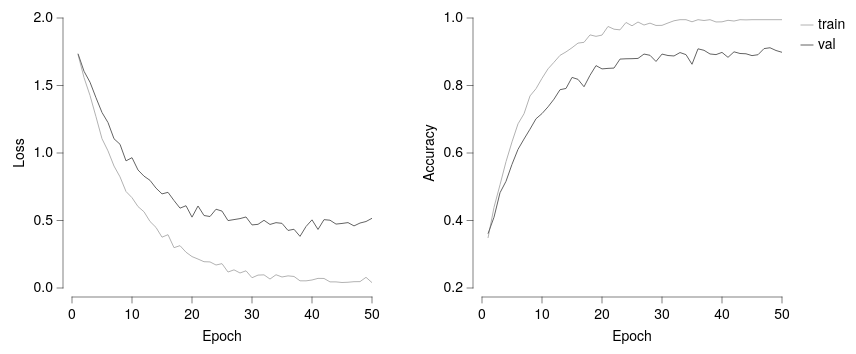

Here is the Vega-Lite specification saved for this chart:
### Vega-Lite specification from a JSON file in a GitHub repository (floating-point values rounded to 4 significant figures)
{"background": null, "config": {"arc": {"fill": "#DBDBDB", "fillOpacity": 1.0, "innerRadius": 33.75, "padAngle": 0.03, "stroke": "black", "strokeOpacity": 1, "strokeWidth": 0.25}, "area": {"fill": "#DBDBDB", "fillOpacity": 1.0, "stroke": "black", "strokeOpacity": 1, "strokeWidth": 0.25}, "axis": {"domain": true, "domainCap": "round", "domainColor": "black", "domainWidth": 0.25, "grid": false, "gridCap": "round", "gridColor": "#F1F1F1", "gridDash": [0, 0], "gridOpacity": 1.0, "gridWidth": 0.25, "labelColor": "black", "labelFont": "Helvetica Neue, HelveticaNeue, Helvetica, Arial, sans-serif", "labelFontSize": 7, "labelFontStyle": "normal", "labelFontWeight": 400, "offset": 4.5, "ticks": true, "tickCap": "round", "tickColor": "black", "tickRound": false, "tickSize": 3, "tickWidth": 0.25, "titleColor": "black", "titleFont": "Helvetica Neue, HelveticaNeue, Helvetica, Arial, sans-serif", "titleFontSize": 7, "titleFontStyle": "normal", "titleFontWeight": 400}, "axisX": {"domain": true, "labelAlign": "center", "labelAngle": 0, "labels": true, "ticks": true, "translate": 0}, "axisY": {"domain": true, "labelAlign": "right", "labelAngle": 0, "labels": true, "ticks": true, "translate": 0}, "axisRight": {"domain": true, "labelAlign": "left", "labelAngle": 0, "labels": true, "ticks": true, "translate": 0}, "axisTop": {"domain": true, "labelAlign": "center", "labelAngle": 0, "labels": true, "ticks": true, "translate": 0}, "axisBand": {"tickOffset": 0}, "bar": {"fill": "#DBDBDB", "fillOpacity": 1.0, "stroke": "black", "strokeOpacity": 1, "strokeWidth": 0.25}, "boxplot": {"size": 12.15, "ticks": {"cornerRadius": 0.25, "fill": "black", "opacity": 1, "size": 6.075, "thickness": 0.25}, "box": {"fillOpacity": 1.0, "stroke": "black", "strokeOpacity": 1, "strokeWidth": 0.25}, "median": {"cornerRadius": 0, "fill": "black", "fillOpacity": 1.0, "opacity": 1, "size": 12.15, "thickness": 0.25}, "rule": {"fill": "black", "fillOpacity": 1.0, "size": 13.5, "stroke": "black", "strokeDash": [0, 0], "strokeOpacity": 1, "strokeWidth": 0.25}, "outliers": {"color": "black", "fill": "black", "fillOpacity": 1.0, "size": 0, "stroke": "black", "strokeOpacity": 1, "strokeWidth": 0.25}}, "circle": {"fill": "black", "fillOpacity": 1.0, "size": 1.688, "stroke": null, "strokeOpacity": 1, "strokeWidth": 0.25}, "errorband": {"band": {"fillOpacity": 0.6, "stroke": null, "strokeWidth": 0.25, "strokeOpacity": 1}, "borders": {"opacity": 0, "strokeOpacity": 0.25, "strokeWidth": 1}}, "errorbar": {"opacity": 1, "rule": {"strokeDash": [0, 0], "strokeWidth": 0.25}, "ticks": {"color": "black", "cornerRadius": 0.125, "opacity": 1, "size": 8.1, "thickness": 0.25}, "thickness": 0.25}, "font": "Helvetica Neue, HelveticaNeue, Helvetica, Arial, sans-serif", "geoshape": {"fill": "#DBDBDB", "fillOpacity": 1.0, "stroke": "black", "strokeOpacity": 1, "strokeWidth": 0.25}, "header": {"labelColor": "black", "labelFont": "Helvetica Neue, HelveticaNeue, Helvetica, Arial, sans-serif", "labelFontSize": 7, "labelFontStyle": "normal", "labelFontWeight": 400, "titleColor": "black", "titleFont": "Helvetica Neue, HelveticaNeue, Helvetica, Arial, sans-serif", "titleFontSize": 7, "titleFontStyle": "normal", "titleFontWeight": 400, "titlePadding": 0}, "legend": {"disable": false, "offset": 4.5, "titlePadding": 4, "labelOffset": 2, "gradientLabelOffset": 2, "gradientLength": 67.5, "gradientThickness": 6.75, "gradientOpacity": 1.0, "gradientStrokeColor": "black", "gradientStrokeWidth": 0.25, "labelColor": "black", "labelFont": "Helvetica Neue, HelveticaNeue, Helvetica, Arial, sans-serif", "labelFontSize": 7, "labelFontStyle": "normal", "labelFontWeight": 400, "strokeColor": "black", "strokeWidth": 0, "symbolSize": 42, "symbolStrokeColor": "black", "symbolStrokeWidth": 0.25, "titleColor": "black", "titleFont": "Helvetica Neue, HelveticaNeue, Helvetica, Arial, sans-serif", "titleFontSize": 7, "titleFontStyle": "normal", "titleFontWeight": 400}, "line": {"color": "black", "stroke": "black", "strokeCap": "butt", "strokeDash": [0, 0], "strokeOpacity": 1, "strokeWidth": 0.5}, "point": {"filled": true, "fill": "#DBDBDB", "fillOpacity": 1.0, "size": 6.75, "stroke": "black", "strokeOpacity": 1, "strokeWidth": 0.25}, "range": {"category": ["#B2B2B2", "#636363", "#4A7CD3", "#008542", "#382864", "#509F98", "#284F93", "#005226", "#A398D6", "#173633"], "diverging": {"scheme": ["#443E60", "#5F597E", "#7C759B", "#9994B6", "#B7B4CC", "#D6D5DC", "#F6F6F6", "#D1DAD9", "#A4C2BF", "#7AA9A4", "#578E89", "#37736E", "#1B5954"]}, "heatmap": {"scheme": ["#32022B", "#43044D", "#4C196E", "#4D338C", "#484DA6", "#3A68BB", "#1D83CA", "#1D9CCB", "#23B5C9", "#28CDC5", "#4DE0B4", "#91EE9F"]}, "ordinal": {"scheme": ["#F1F1F1", "#DBDBDB", "#C6C6C6", "#B2B2B2", "#9D9D9D", "#898989", "#767676", "#636363", "#515151", "#404040", "#2F2F2F", "#1F1F1F"]}, "ramp": {"scheme": ["#32022B", "#43044D", "#4C196E", "#4D338C", "#484DA6", "#3A68BB", "#1D83CA", "#1D9CCB", "#23B5C9", "#28CDC5", "#4DE0B4", "#91EE9F"]}}, "rule": {"color": "black", "stroke": "black", "strokeCap": "round", "strokeDash": [2, 2], "strokeOpacity": 1, "strokeWidth": 0.25}, "scale": {"bandPaddingInner": 0.1, "bandPaddingOuter": 0.1, "round": false}, "rect": {"fill": "#DBDBDB", "fillOpacity": 1.0, "stroke": "black", "strokeOpacity": 1, "strokeWidth": 0.25}, "square": {"fill": "#DBDBDB", "fillOpacity": 1.0, "size": 13.5, "stroke": "black", "strokeOpacity": 1, "strokeWidth": 0.25}, "text": {"color": "black", "font": "Helvetica Neue, HelveticaNeue, Helvetica, Arial, sans-serif", "fontSize": 7, "fontStyle": "normal", "fontWeight": 400}, "tick": {"color": "black", "cornerRadius": 0.125, "opacity": 1.0, "size": 12.15, "thickness": 0.25}, "title": {"anchor": "middle", "frame": "group", "color": "black", "font": "Helvetica Neue, HelveticaNeue, Helvetica, Arial, sans-serif", "fontSize": 7, "fontStyle": "normal", "fontWeight": 400, "subtitleColor": "black", "subtitleFont": "Helvetica Neue, HelveticaNeue, Helvetica, Arial, sans-serif", "subtitleFontSize": "Helvetica Neue, HelveticaNeue, Helvetica, Arial, sans-serif", "subtitleFontStyle": "normal", "subtitleFontWeight": 400}, "trail": {"color": "black", "opacity": 1, "size": 0.5}, "view": {"continuousWidth": 150, "continuousHeight": 135, "discreteWidth": 150, "discreteHeight": 135, "fill": null, "stroke": null, "strokeWidth": 0.25}}, "hconcat": [{"mark": {"type": "line"}, "encoding": {"color": {"field": "split", "sort": ["train", "val"], "title": null, "type": "nominal"}, "x": {"field": "epoch", "scale": {"domain": [0, 50], "nice": false}, "title": "Epoch", "type": "quantitative"}, "y": {"field": "loss", "scale": {"domain": [0, 2]}, "title": "Loss", "type": "quantitative"}}}, {"mark": {"type": "line"}, "encoding": {"color": {"field": "split", "sort": ["train", "val"], "title": null, "type": "nominal"}, "x": {"field": "epoch", "scale": {"domain": [0, 50], "nice": false}, "title": "Epoch", "type": "quantitative"}, "y": {"field": "accuracy", "scale": {"domain": [0.2, 1]}, "title": "Accuracy", "type": "quantitative"}}}], "data": {"name": "data-7a4b3c2260c15d07dc72bae3f59f8ddc"}, "resolve": {"scale": {"y": "independent"}}, "$schema": "https://vega.github.io/schema/vega-lite/v6.4.1.json", "datasets": {"data-7a4b3c2260c15d07dc72bae3f59f8ddc": [{"epoch": 1, "split": "train", "loss": 1.73, "accuracy": 0.3481}, {"epoch": 2, "split": "train", "loss": 1.559, "accuracy": 0.4391}, {"epoch": 3, "split": "train", "loss": 1.426, "accuracy": 0.5057}, {"epoch": 4, "split": "train", "loss": 1.268, "accuracy": 0.5742}, {"epoch": 5, "split": "train", "loss": 1.106, "accuracy": 0.6329}, {"epoch": 6, "split": "train", "loss": 1.015, "accuracy": 0.6864}, {"epoch": 7, "split": "train", "loss": 0.9036, "accuracy": 0.7162}, {"epoch": 8, "split": "train", "loss": 0.8233, "accuracy": 0.769}, {"epoch": 9, "split": "train", "loss": 0.7148, "accuracy": 0.7905}, {"epoch": 10, "split": "train", "loss": 0.6691, "accuracy": 0.8213}, {"epoch": 11, "split": "train", "loss": 0.6032, "accuracy": 0.8493}, {"epoch": 12, "split": "train", "loss": 0.5645, "accuracy": 0.8689}, {"epoch": 13, "split": "train", "loss": 0.4929, "accuracy": 0.8893}, {"epoch": 14, "split": "train", "loss": 0.4487, "accuracy": 0.8995}, {"epoch": 15, "split": "train", "loss": 0.3765, "accuracy": 0.9119}, {"epoch": 16, "split": "train", "loss": 0.3949, "accuracy": 0.9256}, {"epoch": 17, "split": "train", "loss": 0.2986, "accuracy": 0.9279}, {"epoch": 18, "split": "train", "loss": 0.3137, "accuracy": 0.95}, {"epoch": 19, "split": "train", "loss": 0.2651, "accuracy": 0.9457}, {"epoch": 20, "split": "train", "loss": 0.2327, "accuracy": 0.9494}, {"epoch": 21, "split": "train", "loss": 0.2144, "accuracy": 0.975}, {"epoch": 22, "split": "train", "loss": 0.1948, "accuracy": 0.9668}, {"epoch": 23, "split": "train", "loss": 0.1932, "accuracy": 0.9649}, {"epoch": 24, "split": "train", "loss": 0.1704, "accuracy": 0.9868}, {"epoch": 25, "split": "train", "loss": 0.1804, "accuracy": 0.9769}, {"epoch": 26, "split": "train", "loss": 0.1183, "accuracy": 0.9881}, {"epoch": 27, "split": "train", "loss": 0.1345, "accuracy": 0.9792}, {"epoch": 28, "split": "train", "loss": 0.1113, "accuracy": 0.9848}, {"epoch": 29, "split": "train", "loss": 0.1274, "accuracy": 0.978}, {"epoch": 30, "split": "train", "loss": 0.07601, "accuracy": 0.9782}, {"epoch": 31, "split": "train", "loss": 0.0955, "accuracy": 0.9852}, {"epoch": 32, "split": "train", "loss": 0.09743, "accuracy": 0.9918}, {"epoch": 33, "split": "train", "loss": 0.0663, "accuracy": 0.995}, {"epoch": 34, "split": "train", "loss": 0.09824, "accuracy": 0.995}, {"epoch": 35, "split": "train", "loss": 0.08157, "accuracy": 0.9888}, {"epoch": 36, "split": "train", "loss": 0.0899, "accuracy": 0.995}, {"epoch": 37, "split": "train", "loss": 0.08553, "accuracy": 0.9926}, {"epoch": 38, "split": "train", "loss": 0.05317, "accuracy": 0.995}, {"epoch": 39, "split": "train", "loss": 0.05297, "accuracy": 0.9883}, {"epoch": 40, "split": "train", "loss": 0.05926, "accuracy": 0.9887}, {"epoch": 41, "split": "train", "loss": 0.07119, "accuracy": 0.9932}, {"epoch": 42, "split": "train", "loss": 0.07063, "accuracy": 0.991}, {"epoch": 43, "split": "train", "loss": 0.04534, "accuracy": 0.995}, {"epoch": 44, "split": "train", "loss": 0.0452, "accuracy": 0.9944}, {"epoch": 45, "split": "train", "loss": 0.04083, "accuracy": 0.995}, {"epoch": 46, "split": "train", "loss": 0.04269, "accuracy": 0.995}, {"epoch": 47, "split": "train", "loss": 0.04668, "accuracy": 0.995}, {"epoch": 48, "split": "train", "loss": 0.0472, "accuracy": 0.995}, {"epoch": 49, "split": "train", "loss": 0.07908, "accuracy": 0.995}, {"epoch": 50, "split": "train", "loss": 0.03975, "accuracy": 0.995}, {"epoch": 1, "split": "val", "loss": 1.736, "accuracy": 0.3608}, {"epoch": 2, "split": "val", "loss": 1.606, "accuracy": 0.4097}, {"epoch": 3, "split": "val", "loss": 1.525, "accuracy": 0.4821}, {"epoch": 4, "split": "val", "loss": 1.409, "accuracy": 0.5162}, {"epoch": 5, "split": "val", "loss": 1.3, "accuracy": 0.5664}, {"epoch": 6, "split": "val", "loss": 1.225, "accuracy": 0.6108}, {"epoch": 7, "split": "val", "loss": 1.105, "accuracy": 0.6413}, {"epoch": 8, "split": "val", "loss": 1.065, "accuracy": 0.6706}, {"epoch": 9, "split": "val", "loss": 0.9417, "accuracy": 0.7014}, {"epoch": 10, "split": "val", "loss": 0.9653, "accuracy": 0.7168}, {"epoch": 11, "split": "val", "loss": 0.8741, "accuracy": 0.7367}, {"epoch": 12, "split": "val", "loss": 0.8286, "accuracy": 0.7596}, {"epoch": 13, "split": "val", "loss": 0.7974, "accuracy": 0.7875}, {"epoch": 14, "split": "val", "loss": 0.7398, "accuracy": 0.7912}, {"epoch": 15, "split": "val", "loss": 0.6971, "accuracy": 0.824}, {"epoch": 16, "split": "val", "loss": 0.7087, "accuracy": 0.8182}, {"epoch": 17, "split": "val", "loss": 0.6479, "accuracy": 0.7962}, {"epoch": 18, "split": "val", "loss": 0.5915, "accuracy": 0.8303}, {"epoch": 19, "split": "val", "loss": 0.6094, "accuracy": 0.859}, {"epoch": 20, "split": "val", "loss": 0.5248, "accuracy": 0.8492}, {"epoch": 21, "split": "val", "loss": 0.6076, "accuracy": 0.8507}, {"epoch": 22, "split": "val", "loss": 0.5369, "accuracy": 0.8516}, {"epoch": 23, "split": "val", "loss": 0.5295, "accuracy": 0.8783}, {"epoch": 24, "split": "val", "loss": 0.5836, "accuracy": 0.8792}, {"epoch": 25, "split": "val", "loss": 0.5697, "accuracy": 0.8795}, {"epoch": 26, "split": "val", "loss": 0.4994, "accuracy": 0.8802}, {"epoch": 27, "split": "val", "loss": 0.5068, "accuracy": 0.8932}, {"epoch": 28, "split": "val", "loss": 0.514, "accuracy": 0.8895}, {"epoch": 29, "split": "val", "loss": 0.5262, "accuracy": 0.8712}, {"epoch": 30, "split": "val", "loss": 0.4672, "accuracy": 0.8931}, {"epoch": 31, "split": "val", "loss": 0.4716, "accuracy": 0.8888}, {"epoch": 32, "split": "val", "loss": 0.5014, "accuracy": 0.8875}, {"epoch": 33, "split": "val", "loss": 0.4707, "accuracy": 0.8976}, {"epoch": 34, "split": "val", "loss": 0.4839, "accuracy": 0.8914}, {"epoch": 35, "split": "val", "loss": 0.4789, "accuracy": 0.8629}, {"epoch": 36, "split": "val", "loss": 0.4264, "accuracy": 0.9087}, {"epoch": 37, "split": "val", "loss": 0.4351, "accuracy": 0.9043}, {"epoch": 38, "split": "val", "loss": 0.3825, "accuracy": 0.8934}, {"epoch": 39, "split": "val", "loss": 0.4553, "accuracy": 0.8915}, {"epoch": 40, "split": "val", "loss": 0.505, "accuracy": 0.8981}, {"epoch": 41, "split": "val", "loss": 0.4336, "accuracy": 0.8835}, {"epoch": 42, "split": "val", "loss": 0.5064, "accuracy": 0.8998}, {"epoch": 43, "split": "val", "loss": 0.5021, "accuracy": 0.8948}, {"epoch": 44, "split": "val", "loss": 0.4735, "accuracy": 0.8939}, {"epoch": 45, "split": "val", "loss": 0.4782, "accuracy": 0.8885}, {"epoch": 46, "split": "val", "loss": 0.4844, "accuracy": 0.8912}, {"epoch": 47, "split": "val", "loss": 0.4599, "accuracy": 0.9093}, {"epoch": 48, "split": "val", "loss": 0.4812, "accuracy": 0.9118}, {"epoch": 49, "split": "val", "loss": 0.4924, "accuracy": 0.9037}, {"epoch": 50, "split": "val", "loss": 0.5164, "accuracy": 0.8983}]}}
